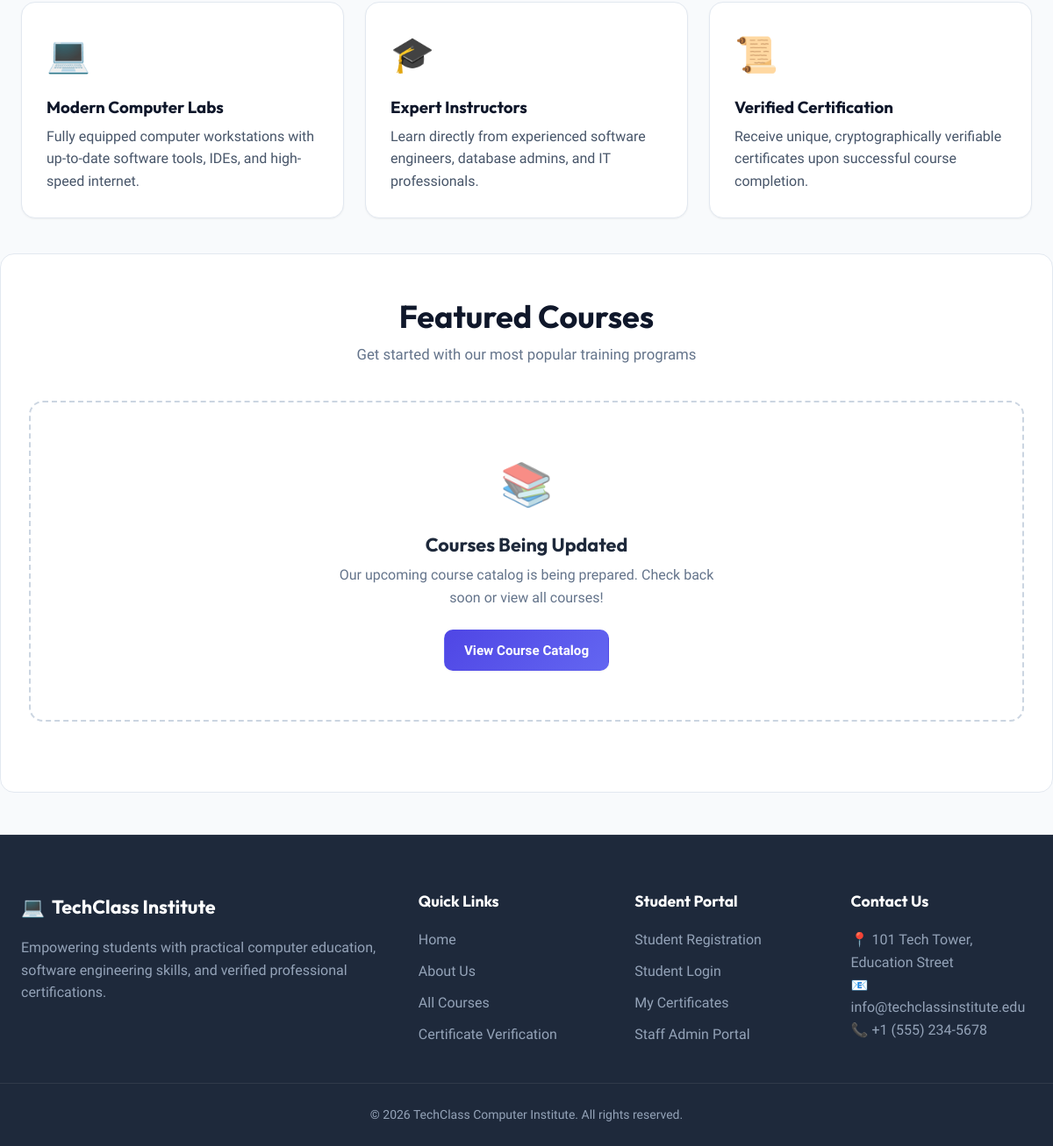
Before: / (lower part) with the older database file.
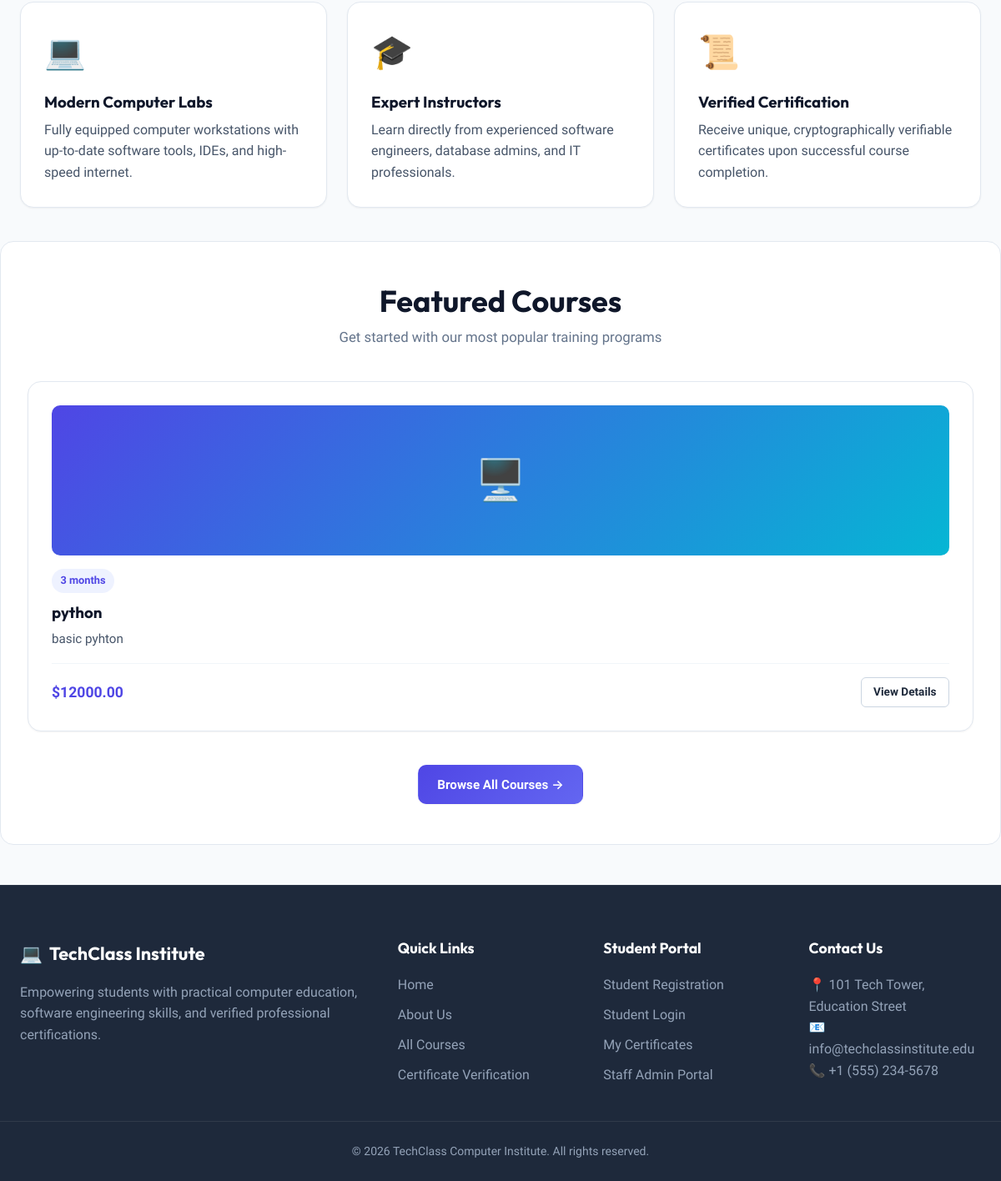
After: the same page with the newer database file.
### courses/models.py (models this page shows, shortened)
class Course(models.Model):
    name = models.CharField(max_length=200)
    description = models.TextField()
    duration = models.CharField(max_length=50)
    fee = models.DecimalField(max_digits=8, decimal_places=2, blank=True, null=True)
    image = models.ImageField(upload_to='courses/', blank=True, null=True)
    created_at = models.DateTimeField(auto_now_add=True)

### core/views.py (the view)
# urls.py: path('', views.home, name='home'),
def home(request):
    try:
        featured_courses = Course.objects.all().order_by('-created_at')[:3]
    except Exception:
        featured_courses = []
    return render(request, 'core/home.html', {'featured_courses': featured_courses})

### templates/core/home.html (shortened to what this page needs)
{% extends 'base.html' %}
{% load static %}
{% block content %}
<section class="container">
    <div class="grid grid-3">
        <div class="card card-hover">
            <div style="font-size: 2.5rem; margin-bottom: 1rem;">💻</div>
            <h3>Modern Computer Labs</h3>
            <p style="color: var(--gray-600); margin-top: 0.5rem;">Fully equipped computer workstations with up-to-date software tools, IDEs, and high-speed internet.</p>
        </div>
        <div class="card card-hover">
            <div style="font-size: 2.5rem; margin-bottom: 1rem;">🎓</div>
            <h3>Expert Instructors</h3>
            <p style="color: var(--gray-600); margin-top: 0.5rem;">Learn directly from experienced software engineers, database admins, and IT professionals.</p>
        </div>
        <div class="card card-hover">
            <div style="font-size: 2.5rem; margin-bottom: 1rem;">📜</div>
            <h3>Verified Certification</h3>
            <p style="color: var(--gray-600); margin-top: 0.5rem;">Receive unique, cryptographically verifiable certificates upon successful course completion.</p>
        </div>
    </div>
</section>
<section class="container" style="background: var(--white); border-radius: var(--radius-lg); border: 1px solid var(--gray-200); margin-bottom: 3rem; padding: 3rem 2rem;">
    <div class="page-header">
        <h2 class="page-title">Featured Courses</h2>
        <p class="page-subtitle">Get started with our most popular training programs</p>
    </div>
    {% if featured_courses %}
    <div class="grid grid-3">
        {% for course in featured_courses %}
        <div class="card card-hover">
            {% if course.image %}
                <img src="{{ course.image.url }}" alt="{{ course.name }}" style="width: 100%; height: 180px; object-fit: cover; border-radius: var(--radius-md); margin-bottom: 1rem;">
            {% else %}
                <div style="width: 100%; height: 180px; background: linear-gradient(135deg, var(--primary), var(--secondary)); border-radius: var(--radius-md); margin-bottom: 1rem; display: flex; align-items: center; justify-content: center; color: white; font-size: 3rem;">
                    🖥️
                </div>
            {% endif %}
            <span class="badge badge-primary">{{ course.duration }}</span>
            <h3 style="margin-top: 0.75rem;">{{ course.name }}</h3>
            <p style="color: var(--gray-600); font-size: 0.95rem; margin: 0.5rem 0 1rem;">{{ course.description|truncatewords:20 }}</p>
            <div style="display: flex; justify-content: space-between; align-items: center; margin-top: auto; padding-top: 1rem; border-top: 1px solid var(--gray-100);">
                <strong style="color: var(--primary); font-size: 1.1rem;">
                    {% if course.fee %}${{ course.fee }}{% else %}Free / Included{% endif %}
                </strong>
                <a href="{% url 'courses:course_detail' course.id %}" class="btn btn-outline-dark btn-sm">View Details</a>
            </div>
        </div>
        {% endfor %}
    </div>
    <div style="text-align: center; margin-top: 2.5rem;">
        <a href="{% url 'courses:course_list' %}" class="btn btn-primary">Browse All Courses &rarr;</a>
    </div>
    {% else %}
    <div class="empty-state">
        <div class="empty-state-icon">📚</div>
        <h3>Courses Being Updated</h3>
        <p>Our upcoming course catalog is being prepared. Check back soon or view all courses!</p>
        <a href="{% url 'courses:course_list' %}" class="btn btn-primary">View Course Catalog</a>
    </div>
    {% endif %}
</section>
{% endblock %}

Changed rows visible on the page:
added Course: duration "3 months", name "python", description "basic pyhton", fee "12000.00"
Other visible differences:
text no longer shown: "📚 Courses Being Updated Our upcoming course catalog is being prepared. Check back soon or view all courses! View Course Catalog"
text now shown: "Browse All Courses →"
